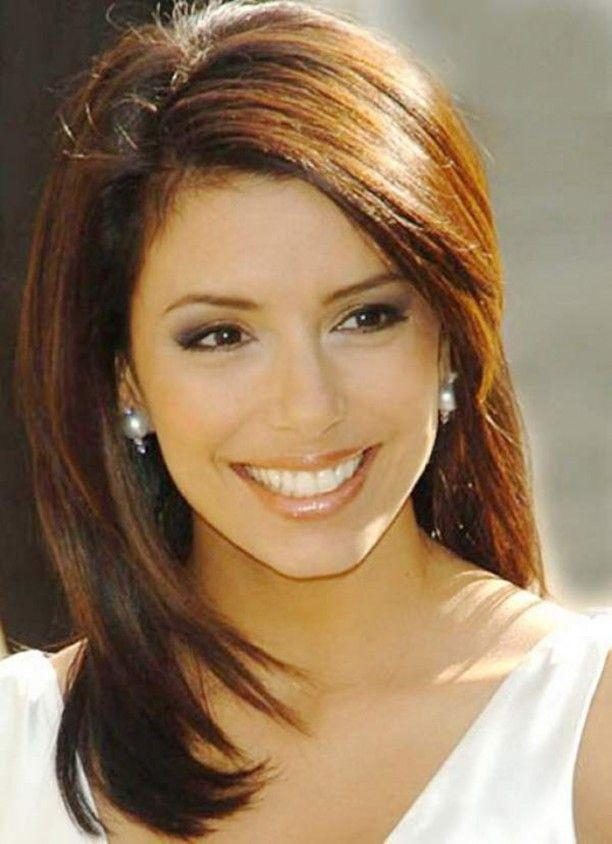
#> input picture face_shape_ml/faceshape-master/published_dataset/heart/img_no_10.jpg, 612 x 844 px
$ python -i face_shape.py   (imports and definitions only)
#> lines starting #> are read from the running program, lines starting #| are printed output that depends on the picture
#> further down, picture is the input picture: shape (844, 612, 3); mean B, G, R 94.9, 123, 148.9
"""Face-shape classification utilities (MediaPipe landmarks 기반)."""
from __future__ import annotations

from typing import Dict, List, Tuple, Optional
import math
import numpy as np
import cv2
import os
import joblib
import logging

from .face_detection import detect_landmarks  # returns [(x,y) in [0,1]]

# 로거 설정
logger = logging.getLogger(__name__)

# ====================== 설정 상수들 ====================== #
# ML 모델 설정
ML_MODEL_PATH = "face_shape_rf_model_fixed.pkl"
ML_LABEL_ENCODER_PATH = "label_encoder_fixed.pkl"
ML_CONFIG_PATH = "train_config.json"

# 특징 추출 설정
DEFAULT_IMG_SIZE = 96
USE_FACE_CROP_DEFAULT = False

# Fallback 설정
DEFAULT_FACE_SHAPE = "Oval"
DEFAULT_CONFIDENCE = 0.2

# HOG 특징 설정
HOG_ORIENTATIONS = 9
HOG_PIXELS_PER_CELL = (8, 8)
HOG_CELLS_PER_BLOCK = (2, 2)

# 색상 히스토그램 설정
COLOR_HIST_BINS = 16

# 통계 분류 설정
MIXED_TYPE_THRESHOLD = 0.15
HIGH_CONFIDENCE_THRESHOLD = 0.4
MEDIUM_CONFIDENCE_THRESHOLD = 0.2

# ML 분류 기본값
ML_DEFAULT_IMG_SIZE = 128
ML_DEFAULT_USE_FACE_CROP = True
FALLBACK_CONFIDENCE = 0.5
STATISTICAL_FALLBACK_MULTIPLIER = 0.8

# 얼굴 검출 파라미터
FACE_DETECTION_SCALE_FACTOR = 1.1
FACE_DETECTION_MIN_NEIGHBORS = 5
FACE_DETECTION_MIN_SIZE = (60, 60)

# HOG 상세 설정 (ML용)
ML_HOG_WIN_SIZE_RATIO = 1.0  # img_size * ratio
ML_HOG_BLOCK_SIZE = (16, 16)
ML_HOG_BLOCK_STRIDE = (8, 8)
ML_HOG_CELL_SIZE = (8, 8)
ML_HOG_NBINS = 9

# 컬러 특징 설정
COLOR_HIST_BINS_3D = (8, 8, 8)

# ====================== MediaPipe Face Mesh 주요 랜드마크 인덱스 정의 ====================== #
FACE_LANDMARKS = {
    "forehead": [10, 338, 297, 332],           # 정확한 이마 라인
    "cheekbone_left": [454, 323, 361, 288],    # 왼쪽 광대뼈 (정확한 인덱스)
    "cheekbone_right": [234, 93, 132, 58],     # 오른쪽 광대뼈
    "jawline": [172, 136, 150, 149, 176, 148, 152],  # 핵심 턱선 포인트
    "face_width_points": [234, 454],           # 얼굴 최대 폭
    "top_head": [10],                          # 얼굴 최상단
    "chin": [152],                             # 턱 끝
    # MediaPipe 공식 FACEMESH_FACE_OVAL 인덱스들
    "face_oval": [10, 338, 297, 332, 284, 251, 389, 356, 454, 323, 361, 288,
                   397, 365, 379, 378, 400, 377, 152, 148, 176, 149, 150, 136,
                   172, 58, 132, 93, 234, 127, 162, 21, 54, 103, 67, 109]
}

# ------------------------- 내부 유틸 ------------------------- #
# [375 lines left out: functions _as_ndarray, _get_landmark_points, _calculate_width_from_landmarks, _calculate_face_length, _metrics, _dist_to_interval and 6 more, not called in this run]

def _extract_ml_features(image_bgr, img_size=96, use_face_crop=True):
    """ML 모델용 HOG + 컬러 특징 추출 (4410 차원으로 맞춤)"""
#> called with img_size = 96, use_face_crop = True

    try:
        # 이미지 전처리 (96x96로 맞춤)
        img_resized = cv2.resize(image_bgr, (img_size, img_size))
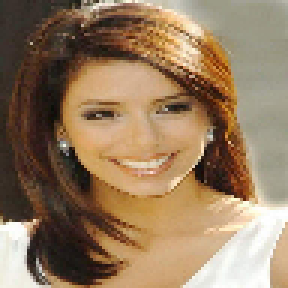
#> img_resized: shape (96, 96, 3) (shown 3 times larger); mean B, G, R 94.7, 122.8, 148.7
        gray = cv2.cvtColor(img_resized, cv2.COLOR_BGR2GRAY)
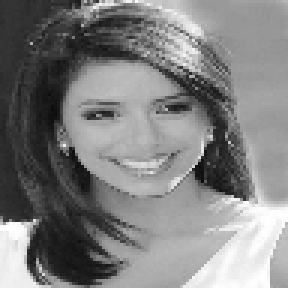
#> gray: shape (96, 96) (shown 3 times larger); min 10, max 255, mean 127.4

        # 1. HOG 특징 (설정 사용)
        from skimage.feature import hog
        hog_features = hog(gray,
                          orientations=HOG_ORIENTATIONS,
                          pixels_per_cell=HOG_PIXELS_PER_CELL,
                          cells_per_block=HOG_CELLS_PER_BLOCK,
                          block_norm='L2-Hys',
                          visualize=False)
#> hog_features = 4356 values, max 0.45 at index 4223, min 0 at index 226, mean 0.13

        # 2. 색상 히스토그램 (설정 사용)
        hsv = cv2.cvtColor(img_resized, cv2.COLOR_BGR2HSV)
#> hsv: shape (96, 96, 3); mean H, S, V 18.4, 101.1, 148.9
        hist_h = cv2.calcHist([hsv], [0], None, [COLOR_HIST_BINS], [0, 180])
#> hist_h = [1770, 5516, 1467, 263, 90, 22, 12, 3, 2, 2, 8, 3, 2, 4, 8, 44]
        hist_s = cv2.calcHist([hsv], [1], None, [COLOR_HIST_BINS], [0, 256])
#> hist_s = [633, 474, 1005, 379, 519, 963, 1104, 1147, 898, 741, 567, 355, 219, 132, 48, 32]
        hist_v = cv2.calcHist([hsv], [2], None, [COLOR_HIST_BINS], [0, 256])
#> hist_v = [2, 203, 546, 1044, 577, 374, 254, 209, 191, 967, 827, 680, 1365, 987, 368, 622]

        color_features = np.concatenate([
            hist_h.flatten(),
            hist_s.flatten(),
            hist_v.flatten()
        ])
#> color_features = 48 values, max 5516 at index 1, min 2 at index 8, mean 576

        # 3. 통계적 특징
        mean_vals = np.mean(img_resized, axis=(0, 1))
#> mean_vals = [94.7, 122.8, 148.7]
        std_vals = np.std(img_resized, axis=(0, 1))
#> std_vals = [63.11, 66.08, 67.38]
        stat_features = np.concatenate([mean_vals, std_vals])
#> stat_features = [94.7, 122.8, 148.7, 63.11, 66.08, 67.38]

        # 모든 특징 결합
        combined_features = np.concatenate([
            hog_features,
            color_features,
            stat_features
        ])
#> combined_features = 4410 values, max 5516 at index 4357, min 0 at index 226, mean 6.53

        return combined_features

    except Exception as e:
        import logging
        logging.warning(f"ML 특징 추출 실패: {e}")
        return None

# [70 lines left out: functions _preprocess_for_ml_features, _detect_face_bbox_simple, _extract_hog_features, _extract_color_features, not called in this run]

__all__ = ["analyze_face_shape", "classify_face_shape", "classify_with_confidence", "classify_face_shape_ml"]

>>> import cv2
>>> picture = cv2.imread('../../face_shape_ml/faceshape-master/published_dataset/heart/img_no_10.jpg')
>>> result = _extract_ml_features(picture)
#> result has the same summary as combined_features in _extract_ml_features

$ run again, on face_shape_ml/faceshape-master/published_dataset/heart/img_no_100.jpg
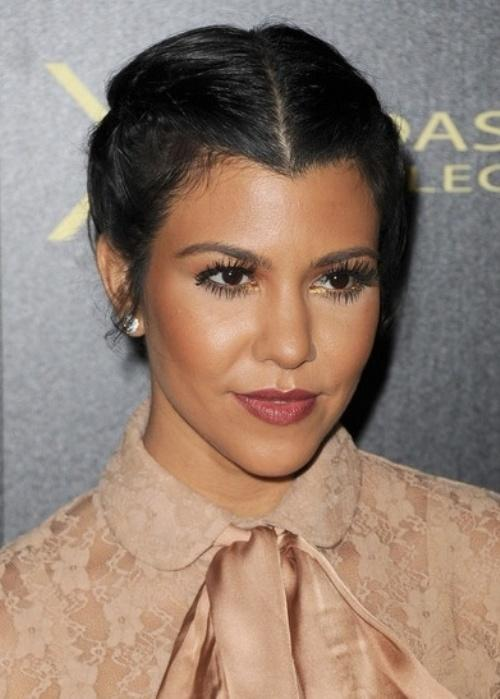
#> input picture face_shape_ml/faceshape-master/published_dataset/heart/img_no_100.jpg, 500 x 699 px
#> picture is the input picture: shape (699, 500, 3); mean B, G, R 112.5, 126, 147.1
#> in _extract_ml_features, `img_resized = cv2.resize(image_bgr, (img_size, img_size))`:
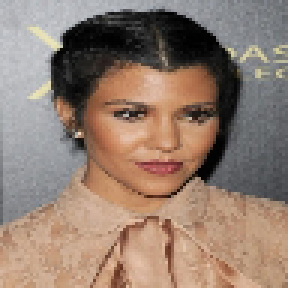
#> img_resized: shape (96, 96, 3) (shown 3 times larger); mean B, G, R 112.4, 125.9, 147
#> in _extract_ml_features, `gray = cv2.cvtColor(img_resized, cv2.COLOR_BGR2GRAY)`:
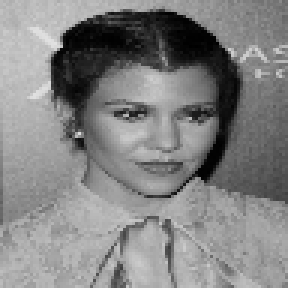
#> gray: shape (96, 96) (shown 3 times larger); min 0, max 226, mean 130.7
#> hog_features = 4356 values, max 0.419 at index 2304, min 0 at index 143, mean 0.138
#> hsv: shape (96, 96, 3); mean H, S, V 44.3, 58.6, 149
#> hist_h = [2222, 3608, 326, 42, 12, 11, 20, 7, 101, 1182, 1565, 71, 11, 7, 20, 11]
#> hist_s = [3314, 660, 185, 220, 1165, 1544, 622, 709, 574, 164, 18, 16, 9, 3, 2, 11]
#> hist_v = [465, 375, 276, 151, 137, 298, 430, 482, 625, 708, 851, 1587, 2078, 672, 80, 1]
#> color_features = 48 values, max 3608 at index 1, min 1 at index 47, mean 576
#> mean_vals = [112.4, 125.9, 147]
#> std_vals = [49.71, 51.96, 61.13]
#> stat_features = [112.4, 125.9, 147, 49.71, 51.96, 61.13]
#> combined_features = 4410 values, max 3608 at index 4357, min 0 at index 143, mean 6.53
#> result has the same summary as combined_features in _extract_ml_features

$ run again, on face_shape_ml/faceshape-master/published_dataset/heart/img_no_13.jpg
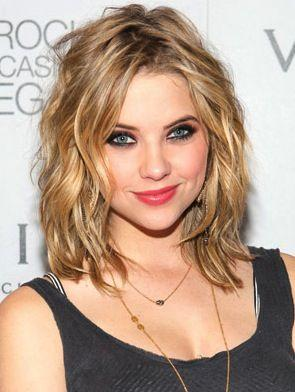
#> input picture face_shape_ml/faceshape-master/published_dataset/heart/img_no_13.jpg, 295 x 392 px
#> picture is the input picture: shape (392, 295, 3); mean B, G, R 138.4, 157, 183.5
#> in _extract_ml_features, `img_resized = cv2.resize(image_bgr, (img_size, img_size))`:
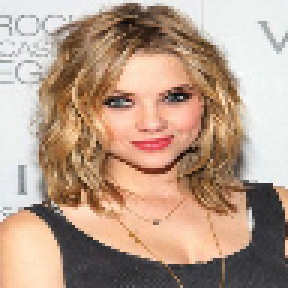
#> img_resized: shape (96, 96, 3) (shown 3 times larger); mean B, G, R 138.3, 156.9, 183.5
#> in _extract_ml_features, `gray = cv2.cvtColor(img_resized, cv2.COLOR_BGR2GRAY)`:
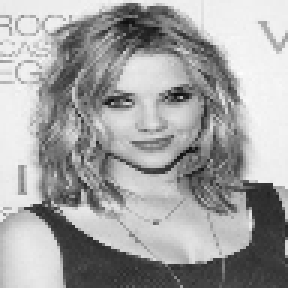
#> gray: shape (96, 96) (shown 3 times larger); min 13, max 253, mean 162.7
#> hog_features = 4356 values, max 0.522 at index 311, min 0 at index 87, mean 0.13
#> hsv: shape (96, 96, 3); mean H, S, V 44.5, 69.1, 184.8
#> hist_h = [1749, 4163, 95, 51, 35, 49, 301, 813, 291, 420, 474, 350, 215, 79, 62, 69]
#> hist_s = [2850, 655, 172, 345, 640, 1225, 1226, 721, 523, 383, 247, 140, 57, 20, 8, 4]
#> hist_v = [1, 9, 58, 761, 478, 180, 269, 342, 400, 491, 511, 489, 450, 491, 1348, 2938]
#> color_features = 48 values, max 4163 at index 1, min 1 at index 32, mean 576
#> mean_vals = [138.3, 156.9, 183.5]
#> std_vals = [70.2, 66.73, 67.37]
#> stat_features = [138.3, 156.9, 183.5, 70.2, 66.73, 67.37]
#> combined_features = 4410 values, max 4163 at index 4357, min 0 at index 87, mean 6.55
#> result has the same summary as combined_features in _extract_ml_features

$ run again, on face_shape_ml/faceshape-master/published_dataset/heart/img_no_16.jpg
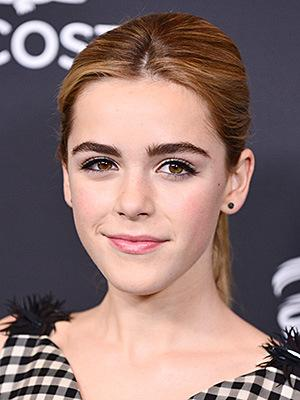
#> input picture face_shape_ml/faceshape-master/published_dataset/heart/img_no_16.jpg, 300 x 400 px
#> picture is the input picture: shape (400, 300, 3); mean B, G, R 113.8, 116.6, 141.8
#> in _extract_ml_features, `img_resized = cv2.resize(image_bgr, (img_size, img_size))`:
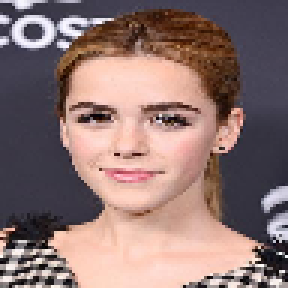
#> img_resized: shape (96, 96, 3) (shown 3 times larger); mean B, G, R 113.7, 116.5, 141.7
#> in _extract_ml_features, `gray = cv2.cvtColor(img_resized, cv2.COLOR_BGR2GRAY)`:
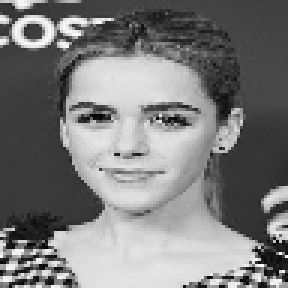
#> gray: shape (96, 96) (shown 3 times larger); min 3, max 253, mean 123.8
#> hog_features = 4356 values, max 0.586 at index 2859, min 0 at index 16, mean 0.124
#> hsv: shape (96, 96, 3); mean H, S, V 61.1, 70.3, 146.2
#> hist_h = [4776, 435, 5, 0, 0, 0, 1, 0, 1, 25, 250, 3165, 125, 74, 110, 249]
#> hist_s = [239, 494, 737, 3964, 1923, 486, 203, 212, 196, 202, 179, 132, 100, 77, 37, 35]
#> hist_v = [29, 154, 183, 583, 2104, 1158, 284, 230, 191, 184, 234, 251, 408, 470, 645, 2108]
#> color_features = 48 values, max 4776 at index 0, min 0 at index 3, mean 576
#> mean_vals = [113.7, 116.5, 141.7]
#> std_vals = [62.02, 68.35, 83]
#> stat_features = [113.7, 116.5, 141.7, 62.02, 68.35, 83]
#> combined_features = 4410 values, max 4776 at index 4356, min 0 at index 16, mean 6.53
#> result has the same summary as combined_features in _extract_ml_features
